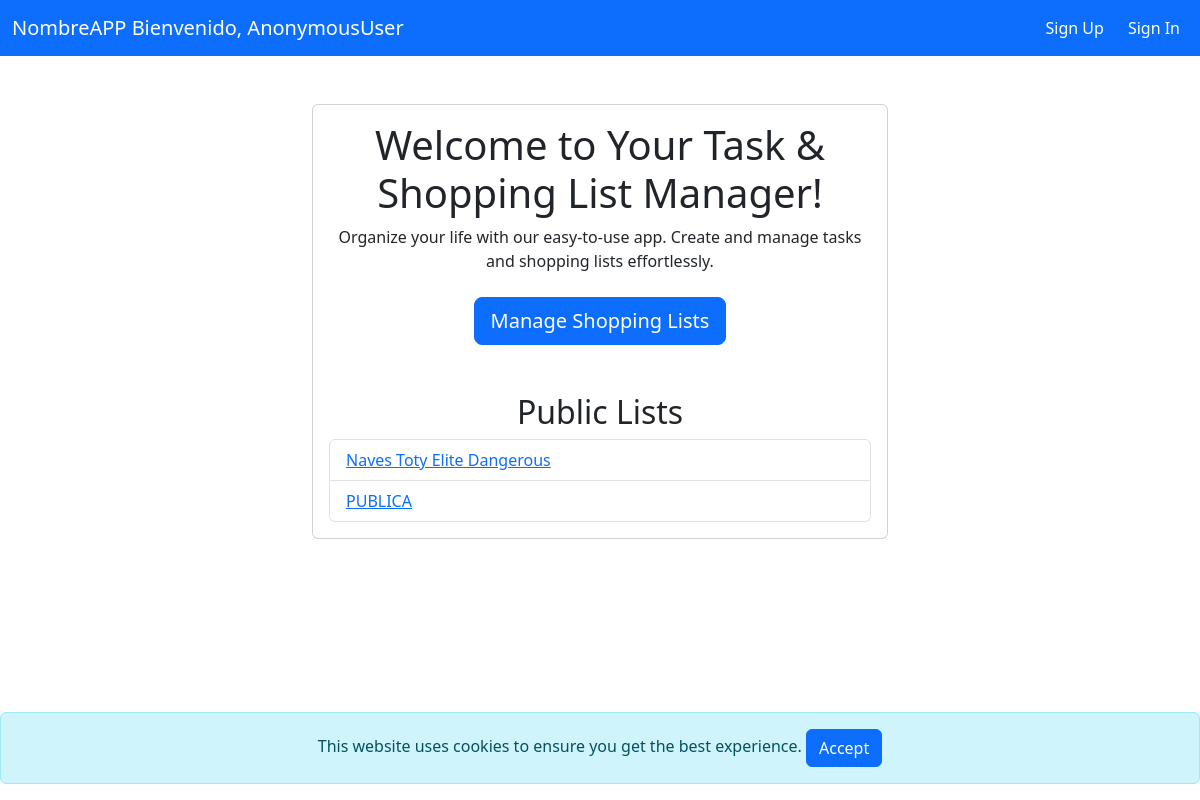
Before: / with the older database file.
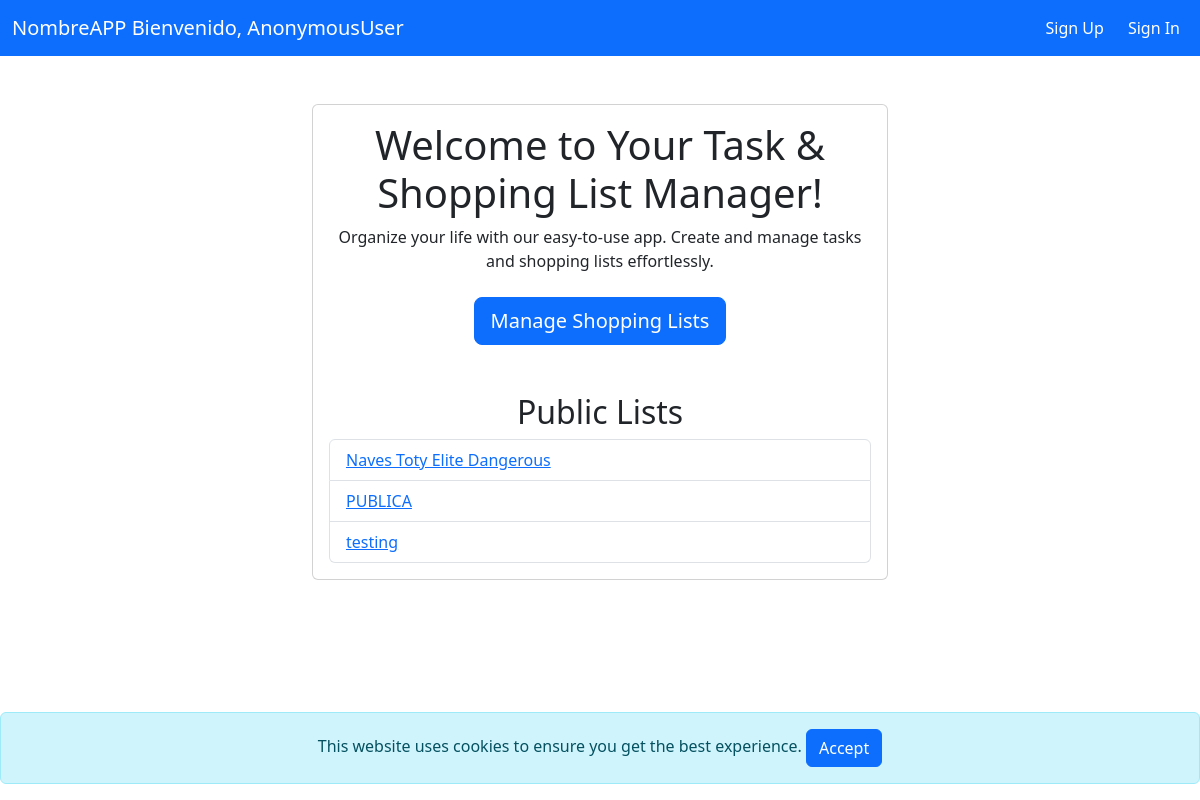
After: the same page with the newer database file.
### lists/models.py (models this page shows, shortened)
class List(models.Model):
    name = models.CharField(max_length=50)
    description = models.CharField(max_length=256)
    creator = models.ForeignKey(User, on_delete=models.CASCADE, related_name="created_lists")
    created_on = models.DateTimeField(auto_now_add=True)
    collaborators = models.ManyToManyField(User, related_name="collaborated_lists", blank=True)
    last_modified = models.DateTimeField(auto_now=True)
    modified_by = models.ForeignKey(User, on_delete=models.CASCADE, blank=True, null=True)
    is_public = models.BooleanField(default=False)

### auth_app/views.py (the view)
# urls.py: path('', views.home, name='home'),
def home(request):
    public_lists = List.objects.filter(is_public=True)  # Fetch public lists
    return render(request, 'home.html', {
        'public_lists': public_lists  # Pass public lists to the template
    })

### auth_app/templates/home.html (shortened to what this page needs)
{% extends 'base_auth.html' %}
{% load static %}
{% block content %}
    <div class="container-fluid h-100">
        <div class="row h-100 align-items-center justify-content-center">
            <div class="col-md-6">
                <div class="card mt-5">
                    <div class="card-body">
                        <h1 class="card-title text-center">Welcome to Your Task & Shopping List Manager!</h1>
                        <p class="card-text text-center">Organize your life with our easy-to-use app. Create and manage tasks and shopping lists effortlessly.</p>
                        <div class="text-center mt-4">
                           <a href="{% url 'lists' %}" class="btn btn-primary btn-lg ml-3"> Manage Shopping Lists</a>
                        </div>
                        <div class="mt-5">
                            <h2 class="text-center">Public Lists</h2>
                            <ul class="list-group">
                                {% for list in public_lists %}
                                    <li class="list-group-item">
                                        <a href="{% url 'list_details' list.id %}">{{ list.name }}</a>
                                    </li>
                                {% endfor %}
                            </ul>
                        </div>
                    </div>
                </div>
            </div>
        </div>
    </div>
{% endblock %}

Changed rows visible on the page:
added List: name "testing"
